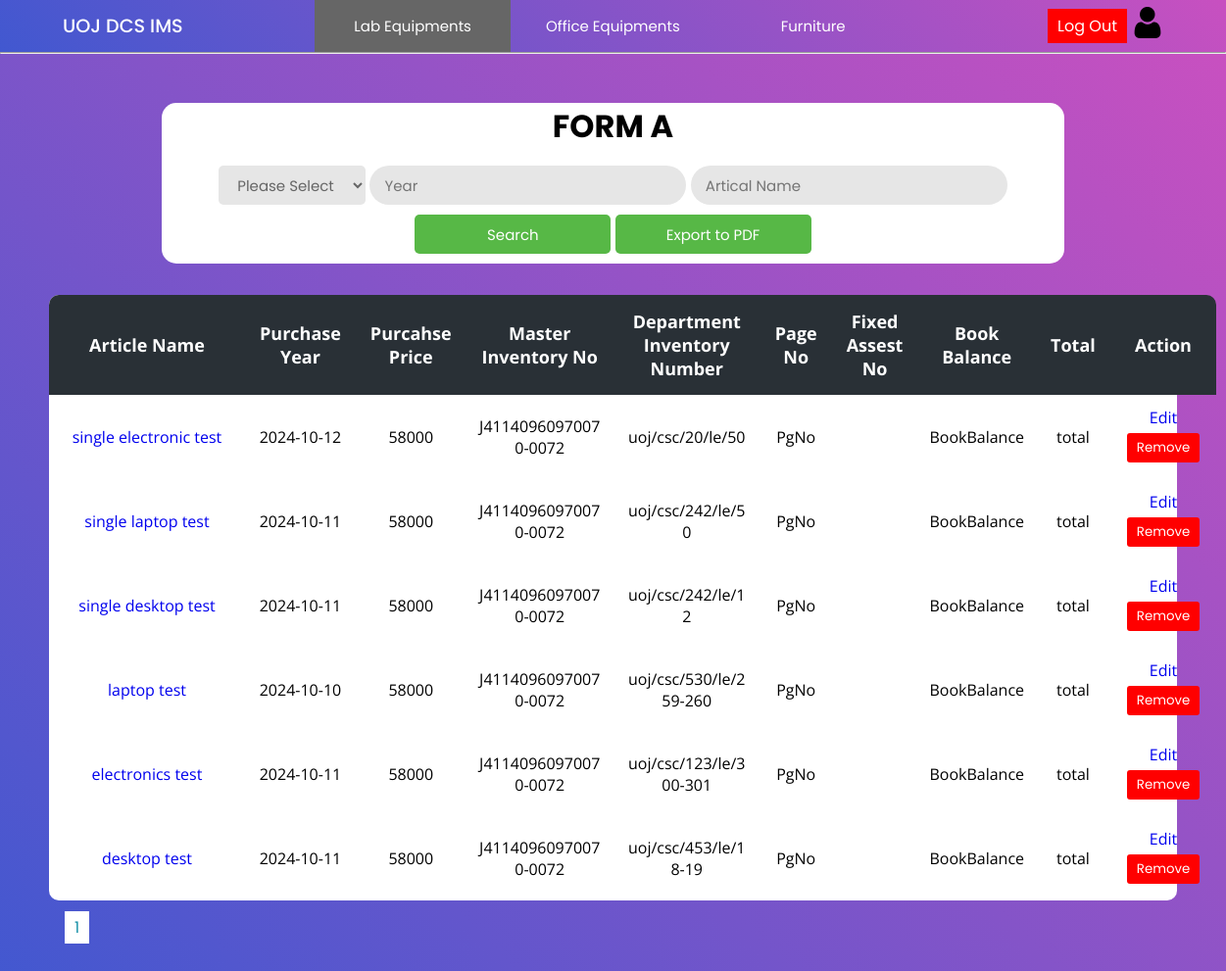
The page /Project/lab/labForm_A.php (signed in) on the database as committed earlier.
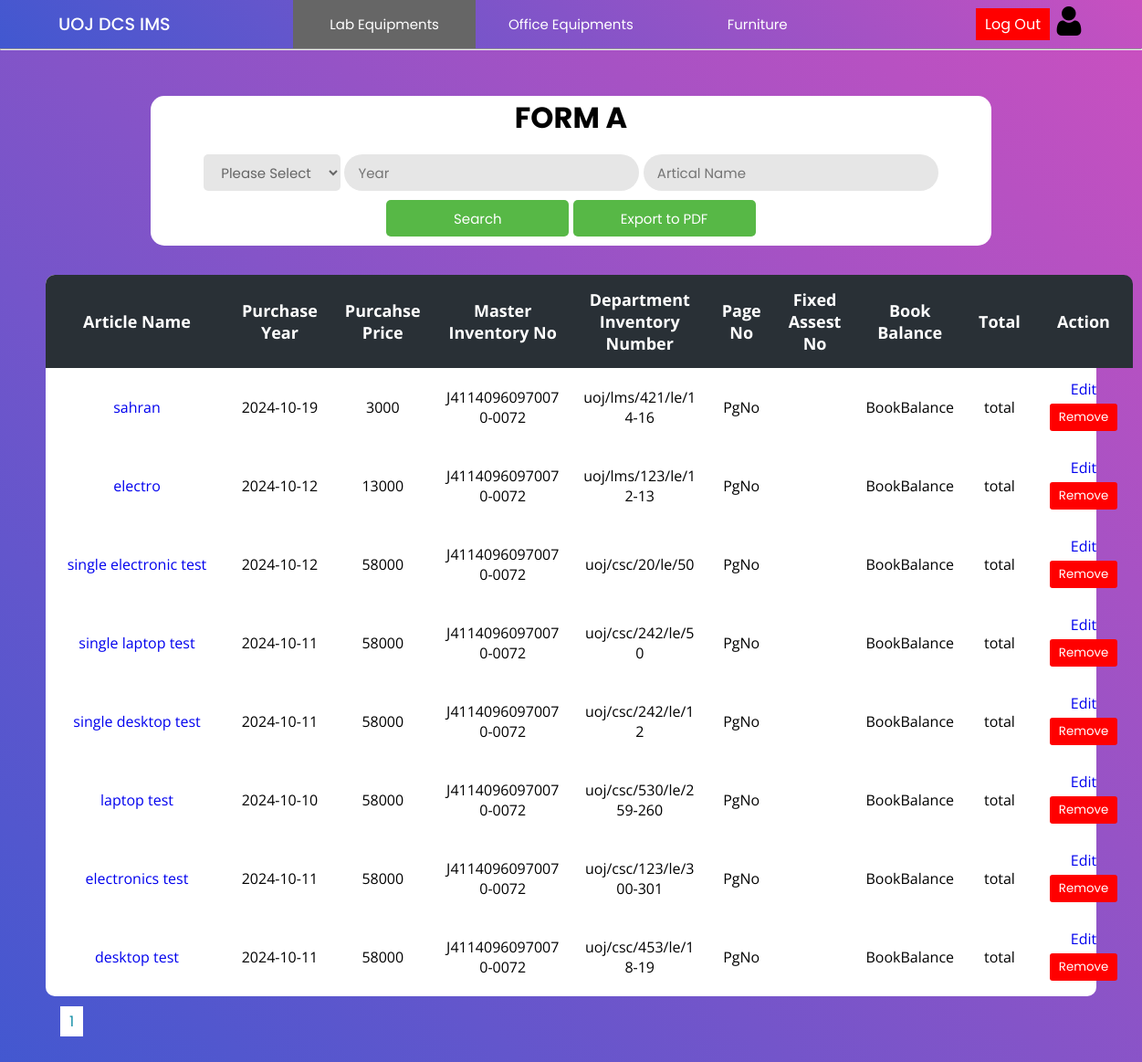
The same page on the database as committed later.
### tables this page shows
CREATE TABLE `invoice` (
  `invoice_id` int(11) NOT NULL,
  `name` varchar(200) NOT NULL,
  `date` date NOT NULL,
  `price` float NOT NULL,
  `quantity` int(11) NOT NULL,
  `folio_number` varchar(50) NOT NULL,
  `description` varchar(400) NOT NULL,
  `supplier_name` varchar(150) NOT NULL,
  `supplier_tt` int(15) NOT NULL,
  `srn` int(11) NOT NULL,
  `type` varchar(15) NOT NULL,
  `page_number` varchar(30) NOT NULL,
  `location` varchar(50) NOT NULL,
  `warranty` int(11) NOT NULL
);

### Project/lab/labForm_A.php (the view, shortened to what this page needs)
<?php
    include("../config/connection.php");
    $rowsPerPage = 10;
    $page = isset($_GET['page']) ? intval($_GET['page']) : 1;
    $offset = ($page - 1) * $rowsPerPage;
    $queryinvoice = "SELECT * FROM invoice ORDER BY invoice_id DESC LIMIT $offset, $rowsPerPage";
    $totalRows = mysqli_num_rows(mysqli_query($con, "SELECT * FROM invoice"));
    $totalPages = ceil($totalRows / $rowsPerPage);
?>
<!DOCTYPE html>
<html lang="en">
<head>
    <link rel="stylesheet" href="../css/lab.css">
    <link rel="stylesheet" href="../css/main.css">
</head>
<body>
    <?php include "../header/header.php" ;?>
    <hr>
    <div class="main-container">
        <div class="container">
            <h2>FORM A</h2>
            <div>
                <form action="labForm_A.php" method="get">
                    <select name="type" >
                        <option value="">Please Select</option>
                    </select>
                    <input  type="number" placeholder="Year" name="year" value="<?php if(isset($_POST['year'])){echo $_POST['year'];}?>" />
                    <input  type="text" placeholder="Artical Name" name="name" value="<?php if(isset($_POST['name'])){echo $_POST['name'];}?>" />
                    <input class="button" type="submit"  name="search" value="Search" />
                    <input class="button" type="submit" name="export" value="Export to PDF" />
                </form>
            </div>
        </div>
        <div class="table-con">
            <table>
                <thead>
                    <tr>
                        <th>Article Name</th>
                        <th>Purchase Year</th>
                        <th>Purcahse Price</th>
                        <th>Master Inventory No</th>
                        <th>Department Inventory Number</th>
                        <th>Page No</th>
                        <th>Fixed Assest No</th>
                        <th>Book Balance</th>
                        <th>Total</th>
                        <th>Action</th>
                    </tr>
                </thead>
                <tbody>
                    <?php
                        $resultinvoice = mysqli_query($con,$queryinvoice);
                        while($rowinvoice = mysqli_fetch_assoc($resultinvoice)){
                        ?>
                            <tr>
                                <td class="name"><a href="labItems.php?searchItems=true&id=<?php echo $rowinvoice['invoice_id'] ?>"><?php echo $rowinvoice['name']?></a></td>
                                <td><?php echo $rowinvoice['date']?></td>
                                <td><?php echo $rowinvoice['price']?></td>
                                <td class="folio_number"><?php echo "J41140960970070-0072";?></td>
                                <td class="folio_number"><?php echo $rowinvoice['folio_number']?></td>
                                <td ><?php echo "PgNo";?></td>
                                <td class="folio_number"><?php echo "";?></td>
                                <td><?php echo "BookBalance";?></td>
                                <td><?php echo "total";?></td>
                                <td>
                                    <a href="addData.php?id=<?php echo $rowinvoice['invoice_id'] ?>" >Edit</a>
                                    <form method="post" action="actionItem.php">
                                    <button class="logout" type="submit" onclick="return confirm('Are you sure to remove this record ?')">Remove</button>
                                    </form>
                                </td>
                            </tr>
                        <?php
                        }
                    ?>
                </tbody>
            </table>
        </div>
        <div class="pagination" style="margin:15px;">
        <?php
        for ($i = 1; $i <= $totalPages; $i++) {
            echo '<a href="?page=' . $i . '" style="margin:1px;background-color: #fff; color: #1690A7; border: none; padding: 5px 10px; cursor: pointer; width:5px;">' . $i . '</a>';
        }
        ?>
        </div>
    </div>
</body>
</html>

Rows that differ between the two databases and show on the page:
added invoice: name "sahran", date "2024-10-19", price "3000", folio_number "uoj/lms/421/le/14-16"
added invoice: name "electro", date "2024-10-12", price "13000", folio_number "uoj/lms/123/le/12-13"
